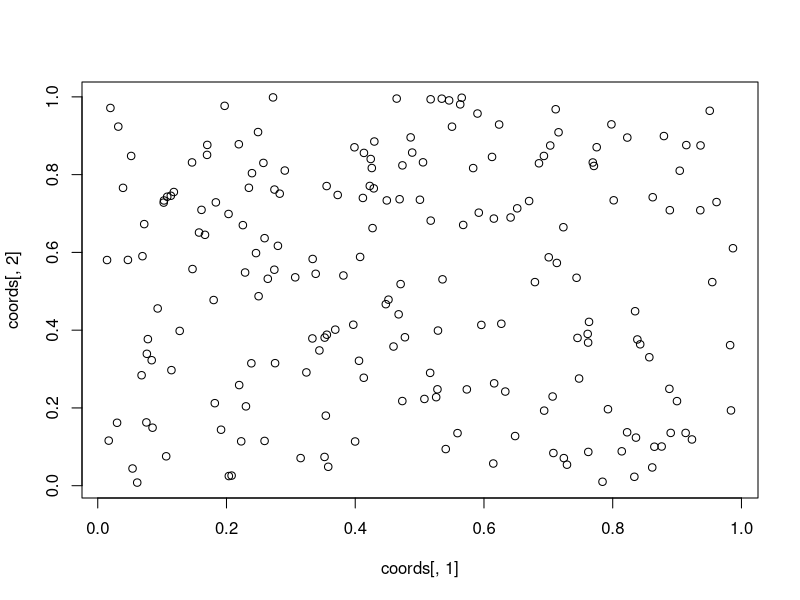
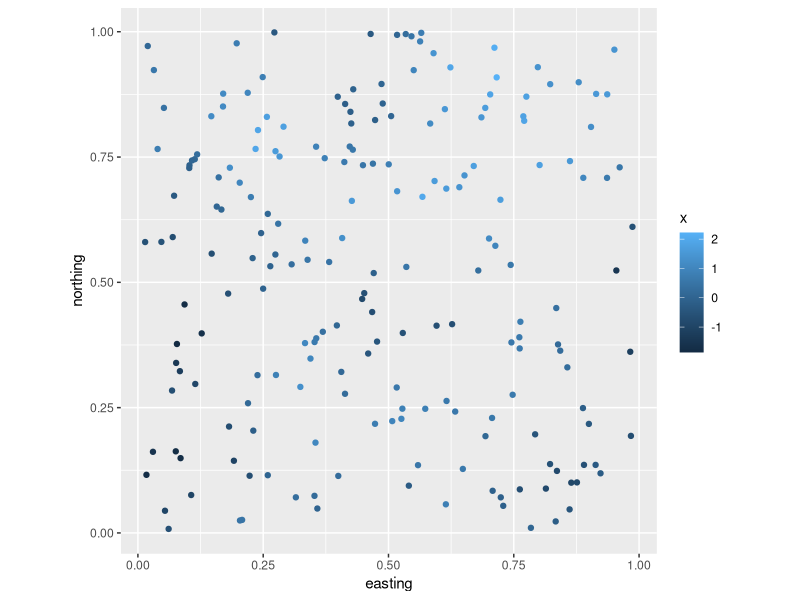
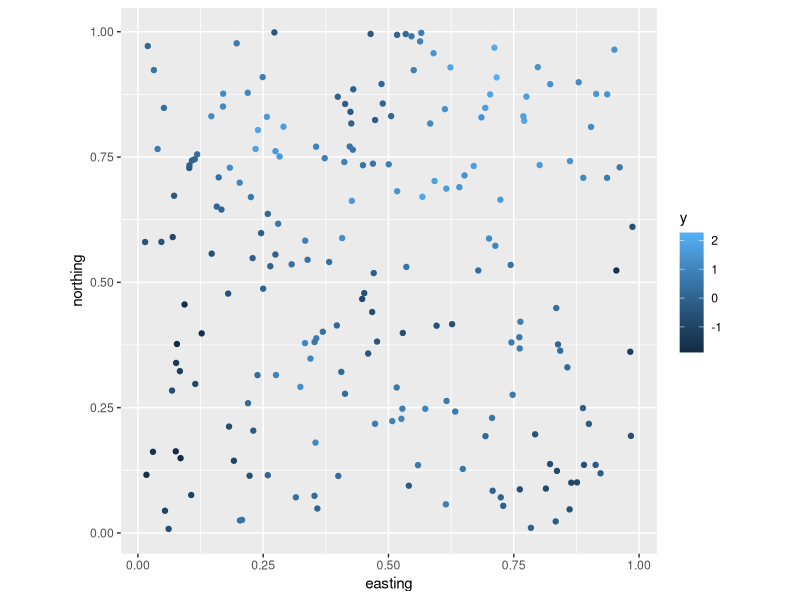
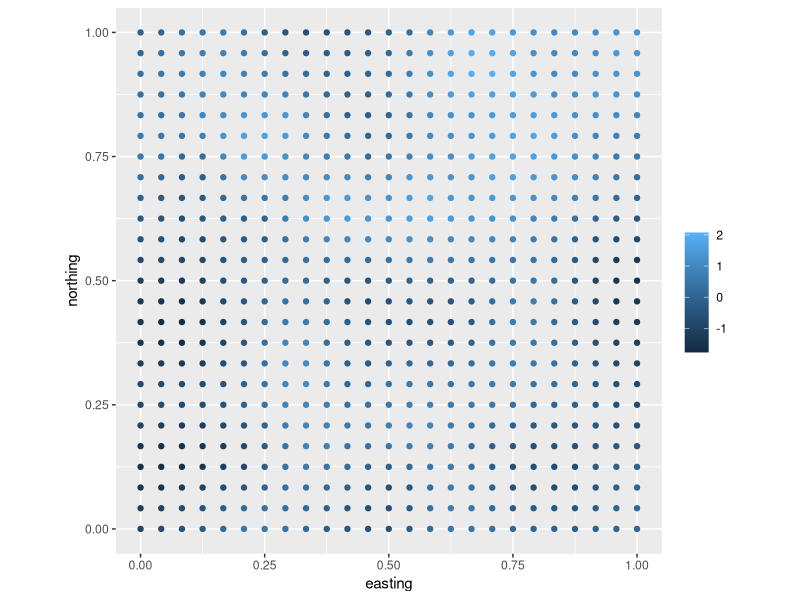
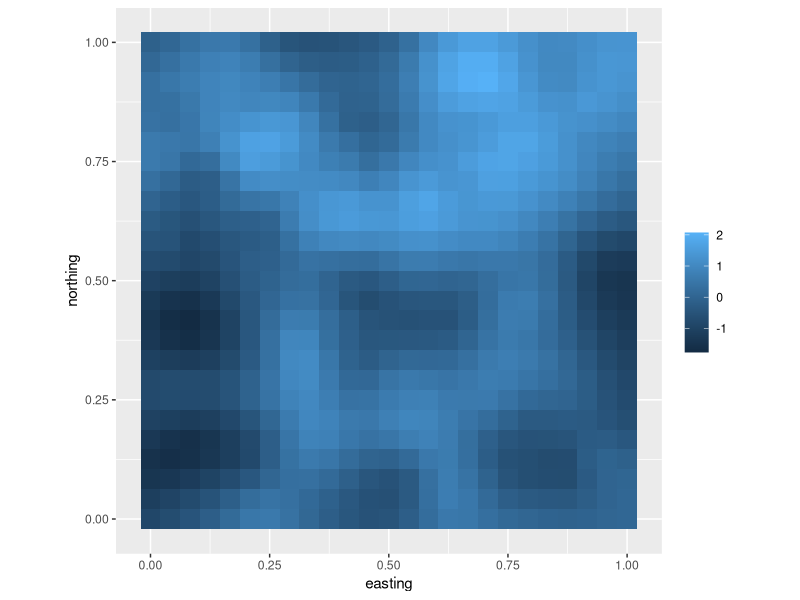
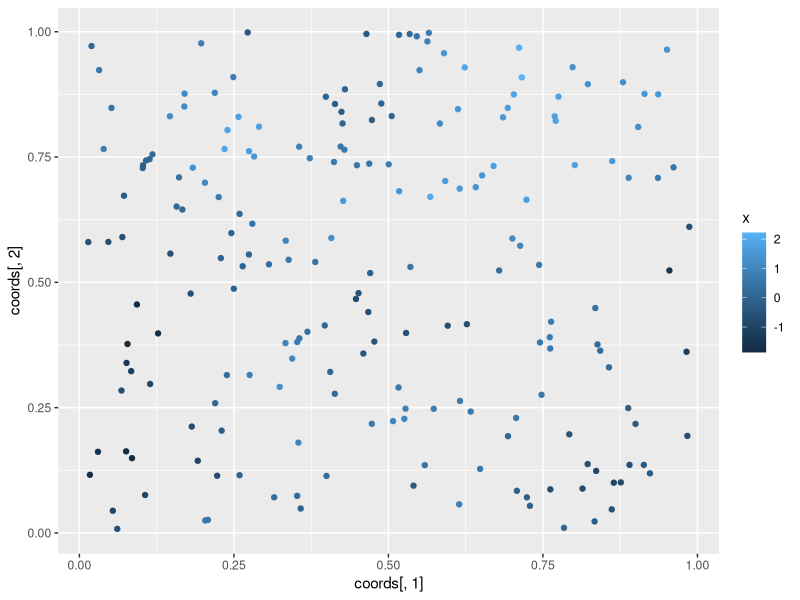
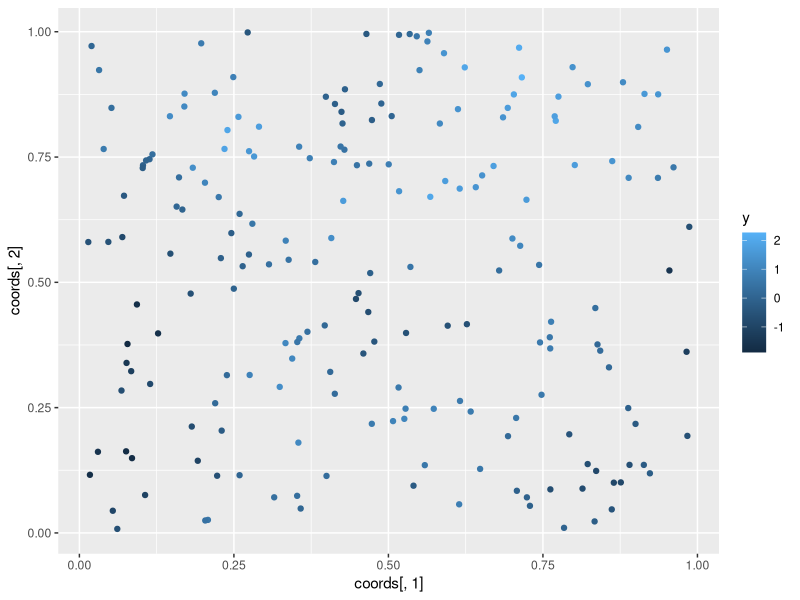
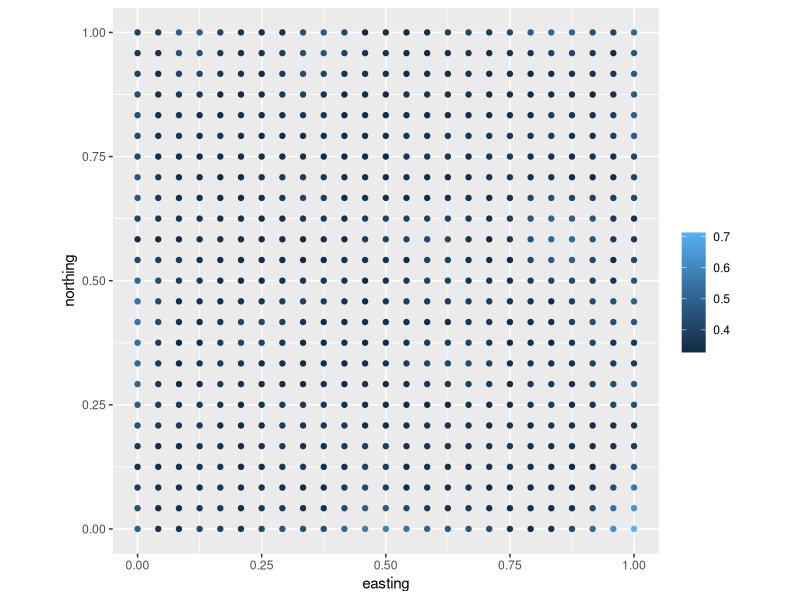

Recreate these plots in R, in order.

# Exercise 2

# Task 2.1: Simulation


library(fields)
library(MASS)
library(ggplot2)
library(mvtnorm)

# defining covariance function and mean function

matern_cov <- function(sigma_sq, phi, dist_matrix){ 
  # returns the covariance given parameters sigma^2 and phi, and distance matrix, assuming Matérn covariance function
  rows = dim(dist_matrix)[1] # number of rows in distance matrix
  cols = dim(dist_matrix)[2] # number of columns in distance matrix
  Sigma = matrix(NA, nrow=rows, ncol=cols) # covariance matrix should have same dimension as distance matrix
  for (i in seq(1,rows)){ 
    for (j in seq(1,cols)){
      Sigma[i,j] = sigma_sq*(1+phi*dist_matrix[i,j])*exp(-phi*dist_matrix[i,j]) # Cov(x(s_i), x(s_j)) = sigma^2*(1+phi*h)*exp(-phi*h)
    }
  }
  return (Sigma)
}

# defining a function returning mean value at site (x_coord, y_coord) for a specific value alpha
mean_value <- function(alpha, x_coord, y_coord){ # returns mu_j, where coord is the coordinate for j
  return (alpha*((x_coord-0.5)+(y_coord-0.5))) # mu_j = alpha*((s_j1-0.5)+(s_j2-0.5))
}

# parameters
set.seed(10)
N = 200 # number of random observation sites
sigma_sq = 1 # sigma^2
phi = 10 # phi
tau_sq = 0.05^2 # phi^2
alpha = 1 # alpha


x_coords = runif(n=N) # sampling x-coordinates for the random sites
y_coords = runif(n=N) # sampling y-coordinates for the random sites
coords = cbind(x_coords, y_coords) # coordinates of the N random sites
plot(x=coords[,1], y=coords[,2]) # plot of the random sites


# Creating covariance matrix:

dist_matrix = rdist(coords) # matrix containing distance between every pair of points
Sigma = matern_cov(sigma_sq = sigma_sq, phi = phi, dist_matrix = dist_matrix) # defining Sigma through the Matérn covariance function

# sampling x

L = t(chol(Sigma)) # L is the Cholesky decomposition of the covariance matrix Sigma
z = rnorm(N) # z ~ N(0,1)
x = L%*%z # x ~ N(0, Sigma)

mu_vec = rep(0, N)
for (i in seq(1,N)){
  mu_vec[i] = mean_value(alpha = alpha, x_coord = coords[i,1], y_coord = coords[i,2])
}

x = x+mu_vec # x ~ N(mu, Sigma)

y = x+rnorm(n=N,sd=sqrt(tau_sq)) # y ~ N(mu, Sigma+tau*I_N)  
y = as.vector(y)

# plotting the random sites of the Gaussian field x
df_x = data.frame(coords, x)
ggplot(df_x)+geom_point(aes(x=coords[,1], y=coords[,2],color=x))+coord_fixed(ratio = 1)+xlab("easting")+ylab("northing")
dev.print(pdf, "x_21.pdf")

# plotting the observations y
df_y = data.frame(coords, y)
ggplot(df_y)+geom_point(aes(x=coords[,1], y=coords[,2],color=y))+coord_fixed(ratio = 1)+xlab("easting")+ylab("northing")
dev.print(pdf, "y_21.pdf")



# Task 2.2: Parameter estimation

# defining matrices in regression model. Using same notation as in lecture notes
C = Sigma+tau_sq*diag(N) # C = Sigma+tau^2* I_N
Q = solve(C) # Q = C^(-1)

X = coords[,1]+coords[,2]-rep(1,N) # X is vector where row j of X is s_j1+sj2-1


# creating the partial derivates of C

# returns dC/d(sigma^2) between the elements in x
C_deriv_sigma_sq <- function(phi, dist_matrix){ 
  rows = dim(dist_matrix)[1] # number of rows in distance matrix
  cols = dim(dist_matrix)[2] # number of columns in distance matrix
  C_sigma_sq = matrix(1, ncol=rows, nrow=cols) # dC/d(sigma^2) has same dimensions as distance matrix
  for (i in seq(1,rows)){
    for (j in seq(1,cols)){
      C_sigma_sq[i,j] = (1+phi*dist_matrix[i,j])*exp(-phi*dist_matrix[i,j]) # dC/ d(sigma^2) = (1+phi*h)*exp(-phi*h)
    }
  }
  return (C_sigma_sq)
}

# returns dC/d(phi)
C_deriv_phi <- function(sigma_sq, phi, dist_matrix){  
  rows = dim(dist_matrix)[1] # number of rows in distance matrix
  cols = dim(dist_matrix)[2] # number of columns in distance matrix
  C_phi= matrix(1, ncol=rows, nrow=cols) # dC/d(phi) has same dimensions as distance matrix
  for (i in seq(1,rows)){
    for (j in seq(1,cols)){
      C_phi[i,j] = -sigma_sq*phi*dist_matrix[i,j]^2*exp(-phi*dist_matrix[i,j]) # dC/d(phi) = -sigma^2*phi*h^2*exp(-phi*h)
    }
  }
  return (C_phi)
}

# returns a vector containing the partial derivates of C, i.e. dC/d(sigma^2), dC/d(tau^2) and dC/d(phi)
compute_C_partial_derivatives = function(theta_hat, dist_matrix){ # Computes dC/d(theta)
  C_partial_sigma_sq = C_deriv_sigma_sq(theta_hat[3], dist_matrix) # dC/ d(sigma^2)
  C_partial_tau_sq = diag(N)  # dC/d(tau^2) = I_N
  C_partial_phi = C_deriv_phi(theta_hat[1], theta_hat[3], dist_matrix) # dC/d(phi)
  C_partial = list(C_partial_sigma_sq, C_partial_tau_sq, C_partial_phi) # gathering all the partial derivatives in a vector, for practical purposes
  return (C_partial)
}

# returns the score vector (dl/d(sigma^2), dl/d(tau^2), dl/d(phi))
compute_score_vec = function(C_partial, Q, Z){ 
  score_vec = rep(0,3) # vector of length 3 containing the three partial derivatives of the log-likelihood
  for (i in c(1,2,3)){ # dl/d(theta_i) =(-1/2)*trace(Q*dC/d(theta_i))+(1/2)*Z^T*Q*dC/d(theta_i)*Q*Z     theta_i is either sigma^2, tau^2 or phi
    score_vec[i] = (-1/2)*sum(diag(Q%*%C_partial[[i]]))+(1/2)*t(Z)%*%Q%*%C_partial[[i]]%*%Q%*%Z
  }
  return (score_vec)
}

# returns the expected hessian E(d^2l/d(theta)^2)
compute_hessian = function(C_partial, Q){ # computing hessian d^2 l/d(theta^2)
  hessian = matrix(data=NA, ncol=3, nrow=3) # 3x3 matrix containing the hessian of the log-likelihood
  for (i in c(1,2,3)){
    for (j in c(1,2,3)){# d^2 l/(d(theta_i) d(theta_j)) = (-1/2)*trace(Q* (dC/d(theta_i))* Q* (dC/d(theta_j)))
      hessian[i,j] = -(1/2)*sum(diag(Q%*%C_partial[[i]]%*%Q%*%C_partial[[j]]))
    }
  }
  return (hessian)
}


# proposing start values of Fisher scoring iterations
sigma_sq_prop = 5
tau_sq_prop = 0.2^2 
phi_prop = 20
alpha_prop = 5


beta_hat = alpha_prop # beta_hat = alpha
theta_hat = c(sigma_sq_prop, tau_sq_prop, phi_prop) # theta_hat = (sigma^2, tau^2, phi)

prev_loglikelihood = -100
rho = 100 # difference between likelihood in one iteration and the previous
tol = 10^{-10} # stopping criterion for Fisher scoring iterations
iter = 1 # counter for the iterations in the Fisher scoring algorithm


# Fisher scoring algorithm:


while (rho > tol){ # stopping the iterations when rho is smaller than tol
  
  # Computing Q = Q(theta_p)
  Sigma_prop = matern_cov(theta_hat[1], theta_hat[3], dist_matrix) # computing proposed Sigma-matrix with proposed parameter values
  C_prop = Sigma_prop+theta_hat[2]*diag(N) # C = Sigma + tau^2 I_N
  Q_prop = solve(C_prop) # Q = C^(-1)
  
  
  # computing beta_hat
  beta_hat = solve(t(X)%*%Q_prop%*%X)%*%t(X)%*%Q_prop%*%y # beta_hat = (X^T Q X)^{-1} X^T Q y
  
  
  # computing partial derivatives of C and Z = y-X*beta_hat
  C_partial = compute_C_partial_derivatives(theta_hat, dist_matrix)
  
  Z_prop = y-X*as.vector(beta_hat) # Z = y-X*beta_hat
  
  
  # computing score vector dl/d(theta)
  score_vec = compute_score_vec(C_partial, Q_prop, Z_prop)
  
  
  # computing hessian d^2 l/d(theta)^2
  hessian = compute_hessian(C_partial, Q_prop)
  
  # theta_hat_(p+1) = theta_hat(p+1)-hessian^(-1)*score_vec
  theta_hat = theta_hat - solve(hessian)%*%score_vec
  
  
  loglikelihood = dmvnorm(x=y, mean=X*as.vector(beta_hat), sigma=C_prop, log=TRUE) # computing loglikelihood 
  rho = abs(loglikelihood-prev_loglikelihood) # rho = | likelihood_(p+1)-likelihood_p|
  prev_loglikelihood = loglikelihood # the new likelihood is the old likelihood in next iteration
  
  
  # Printing number of iterations, likelihood, theta_hat and beta_hat
  
  cat("Iterations:", iter,"\n")
  
  cat("loglikelihood:", loglikelihood, "\n")
  
  cat("theta_hat:", theta_hat, "\n")
  
  cat("beta_hat:", beta_hat, "\n", "\n")
  
  iter = iter+1 # incrementing iter
}



# Task 2.3: Kriging

# creating grid for kriging prediction

n = 25 # making n times n grid
grid = expand.grid(x=seq(from=0, to = 1, length.out = n), y=seq(from = 0, to = 1, length.out = n)) # making grid sites
grid = cbind(grid[,1],grid[,2]) # removing first column in grid matrix
X_0 = grid%*%c(1,1)-rep(1,n^2) # X_0 is a vector of length n^2 = 625. jth entry of X_0 is s_j1+s_j2-1


# creating distance matrix and covariance matrix for prediction sites

grid_distances = rdist(grid) # matrix containing distances between all pairs of grid nodes
C_0 = matern_cov(theta_hat[1],theta_hat[3], grid_distances) # covariance matrix for prediction sites


# creating distance matrix and covariance matrix between prediction sites and measurement sites

pred_measure_dist = rdist(grid, coords) # n^2 times N-matrix (625 x 200) containing distances between prediction and measurement sites

C_pred_measure = matern_cov(theta_hat[1], theta_hat[3],pred_measure_dist) # C_{0,.} Covariances between prediction and measurement sites (625 x 200)


# computing kriging mean vector

kriging_mean = X_0*as.vector(beta_hat)+C_pred_measure%*%solve(C)%*%(y-X*as.vector(beta_hat))   # E(Y_0|Y) = X_0*beta_hat+C_{0,.}*C^(-1)(Y-X*beta-hat) 


# plotting kriging mean

df_kriging_mean = data.frame(grid, kriging_mean)
ggplot(df_kriging_mean)+geom_point(aes(x=grid[,1], y=grid[,2], color=kriging_mean))+coord_fixed(ratio = 1)+xlab("easting")+ylab("northing")+scale_color_continuous("")
dev.print(pdf, "krig_mean_23.pdf")
ggplot(df_kriging_mean, aes(x=grid[,1], y=grid[,2], fill = kriging_mean)) + geom_tile()+coord_fixed(ratio = 1)+xlab("easting")+ylab("northing")+scale_fill_continuous("") # plotting map
dev.print(pdf, "krig_mean_map_23.pdf")

# comparing against x and y

df_x = data.frame(coords, x)
ggplot(df_x)+geom_point(aes(x=coords[,1], y=coords[,2],color=x)) # plotting x

df_y = data.frame(coords, y)
ggplot(df_y)+geom_point(aes(x=coords[,1], y=coords[,2],color=y)) # plotting observations


# computing variance matrix for prediction sites

kriging_var = C_0-C_pred_measure%*%solve(C)%*%t(C_pred_measure) # Var(Y_0|Y) = C_0-C_{0,.}C^{-1}C_{0,.}^T
diag_kriging_se = sqrt(diag(kriging_var)) # making a matrix containing diagonal elements of Var(Y_0|Y)

# plotting the kriging variance
df_kriging_se = data.frame(grid, diag_kriging_se)
ggplot(df_kriging_se)+geom_point(aes(x=grid[,1], y=grid[,2], color=diag_kriging_se))+coord_fixed(ratio = 1)+xlab("easting")+ylab("northing")+scale_color_continuous("") # plotting each kriging variance in each grid node
dev.print(pdf, "krig_se_23.pdf")
ggplot(df_kriging_se, aes(x=grid[,1], y=grid[,2], fill = diag_kriging_se)) + geom_tile()+coord_fixed(ratio = 1)+xlab("easting")+ylab("northing")+scale_fill_continuous("") # plotting the kriging variance as a map
dev.print(pdf, "krig_se_map_23.pdf")
